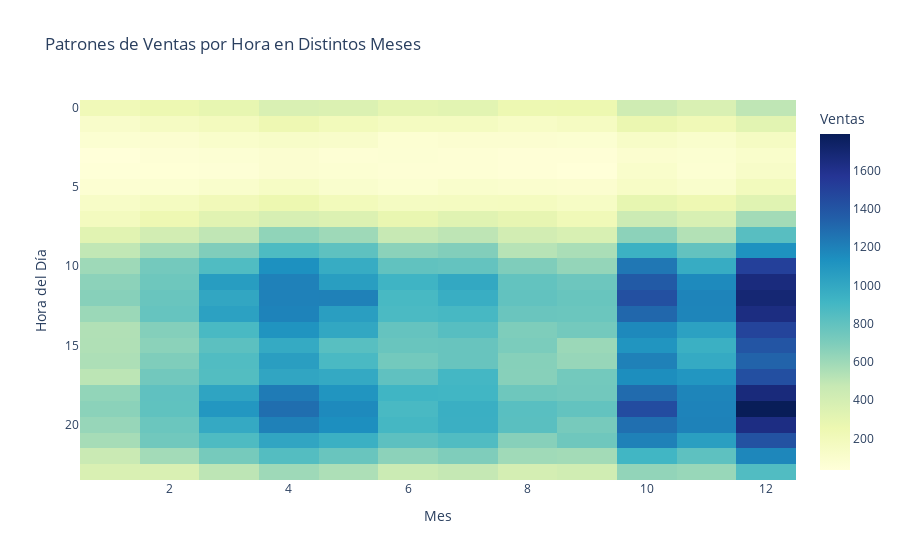

Notebook source saved alongside this figure:
### Code cell
import plotly.express as px

# Calcular la cantidad de ventas por hora para cada mes
ventas_por_hora_por_mes = datos_combinados.groupby(['Mes', 'Hora del Día'])['ID de Pedido'].count().reset_index()

# Crear un gráfico de mapa de calor interactivo
fig = px.imshow(ventas_por_hora_por_mes.pivot_table(index='Hora del Día', columns='Mes', values='ID de Pedido'),
                color_continuous_scale='YlGnBu',
                labels=dict(x="Mes", y="Hora del Día", color="Ventas"),
                x=ventas_por_hora_por_mes['Mes'].unique(),
                y=ventas_por_hora_por_mes['Hora del Día'].unique(),
                title='Patrones de Ventas por Hora en Distintos Meses',
                aspect="auto")

# Mostrar el gráfico interactivo
fig.show()

### Figure 1 — Plotly figure (JSON) as saved in the notebook; plotly's stock layout.template omitted (floating-point values rounded to 4 significant figures; data arrays with more than 128 entries replaced by an {"elided": "..."} marker saying what was removed)
{"data": [{"coloraxis": "coloraxis", "hovertemplate": "Mes: %{x}<br>Hora del Día: %{y}<br>Ventas: %{z}<extra></extra>", "name": "0", "type": "heatmap", "x": [1, 2, 3, 4, 5, 6, 7, 8, 9, 10, 11, 12], "xaxis": "x", "y": [0, 1, 2, 3, 4, 5, 6, 7, 8, 9, 10, 11, 12, 13, 14, 15, 16, 17, 18, 19, 20, 21, 22, 23], "yaxis": "y", "z": {"elided": "24x12 int values"}}], "layout": {"coloraxis": {"colorbar": {"title": {"text": "Ventas"}}, "colorscale": [[0, "rgb(255,255,217)"], [0.125, "rgb(237,248,177)"], [0.25, "rgb(199,233,180)"], [0.375, "rgb(127,205,187)"], [0.5, "rgb(65,182,196)"], [0.625, "rgb(29,145,192)"], [0.75, "rgb(34,94,168)"], [0.875, "rgb(37,52,148)"], [1, "rgb(8,29,88)"]]}, "title": {"text": "Patrones de Ventas por Hora en Distintos Meses"}, "xaxis": {"anchor": "y", "domain": [0, 1], "title": {"text": "Mes"}}, "yaxis": {"anchor": "x", "autorange": "reversed", "domain": [0, 1], "title": {"text": "Hora del Día"}}}}
